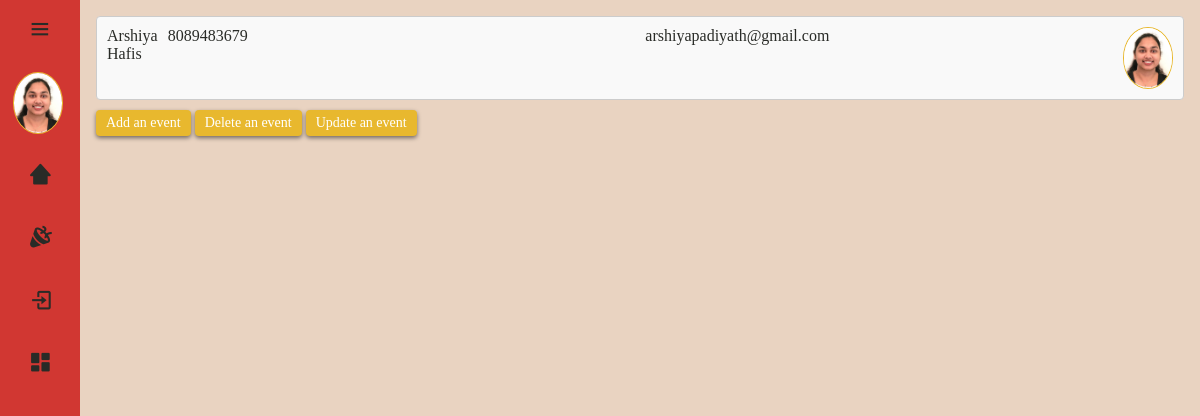
The app's page /dashboard/ (signed in), older data.
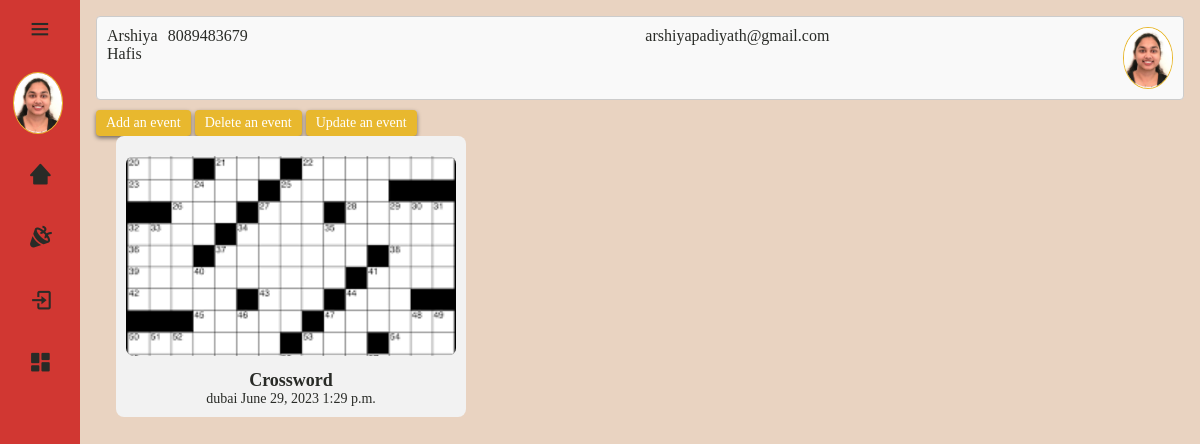
The same page, newer data.
### ems_app/models.py (models this page shows, shortened)
class UserEvent(models.Model):
    user = models.ForeignKey(User, on_delete=models.CASCADE)
    event = models.ForeignKey(Event, on_delete=models.CASCADE)

class Event(models.Model):
    event_name = models.CharField(max_length=200)
    event_link = models.URLField(max_length=200)
    event_date = models.DateField(null=True)
    event_time = models.TimeField(null=True)
    event_image = models.ImageField(upload_to='images/')
    event_descp = models.TextField()
    event_location = models.TextField()
    user = models.ForeignKey(User, on_delete=models.CASCADE, default=1)

### ems_app/views.py (the view)
# urls.py: path('dashboard/', views.dashboard, name='dashboard'),
def dashboard(request):
    user_events = UserEvent.objects.filter(user=request.user)
    context = {
        'user_events': user_events,
    }
    return render(request, 'dashboard.html', context)

### ems_app/templates/dashboard.html (shortened to what this page needs)
{% extends 'base.html' %}
{% load static %}
{% block content %}
    {% if user.is_authenticated %}
        {% with profile=user.userprofile %}
            {% if profile %}
                <div class="event">
                    <dt>{{profile.user_name}}</dt>
                    <dd>{{profile.user_no}}</dd>
                    <dd>{{user.email}}</dd>
                    <img src="/media/{{ profile.user_pic }}" alt="pp" class="pp">
                </div>
            {% else %}
                <a href="{% url 'add_userdetails' %}" class="add_userdetails">Add Details</a>
            {% endif %}
        {% endwith %}
        {% if user.is_superuser %}
        <div>
            <a class="button-function button-link" href="{% url 'add_event' %}">Add an event</a>
            <a class="button-function button-link" href="{% url 'mod_event' %}">Delete an event</a>
            <a class="button-function button-link" href="{% url 'mod_event' %}">Update an event</a>
          </div>
        {% endif %}
        <div class="event-container">
            {% for user_event in user_events %}
            <a href="#" class="show-details" data-name="{{ user_event.event.event_name }}" data-descp="{{ user_event.event.event_descp }}"
                data-link="{{ user_event.event.event_link }}" data-time="{{ user_event.event.event_time }}" data-date="{{ user_event.event.event_date }}"
                data-location="{{ user_event.event.event_location }}">
                <div class="event-card">
                    <img src="/media/{{ user_event.event.event_image }}" alt="Event Image">
                    <h3 class="event-name">{{ user_event.event.event_name }}</h3>
                    <p class="event-details">
                        <span class="location">{{ user_event.event.event_location }}</span>
                        <span class="date">{{ user_event.event.event_date }}</span>
                        <span class="time">{{ user_event.event.event_time }}</span>
                    </p>
                </div>
            </a>
        {% endfor %}
        </div>
    {% else %}
        <h4>Please log in to access the content.</h4>
        <a href="{% url 'login' %}">Log in</a>
    {% endif %}
{% endblock %}

Row changes from the older to the newer data that the page shows:
added UserEvent: event.event_image (picture), event.event_name "Crossword", event.event_location "dubai", event.event_date "June 29, 2023", event.event_time "1:29 p.m."
